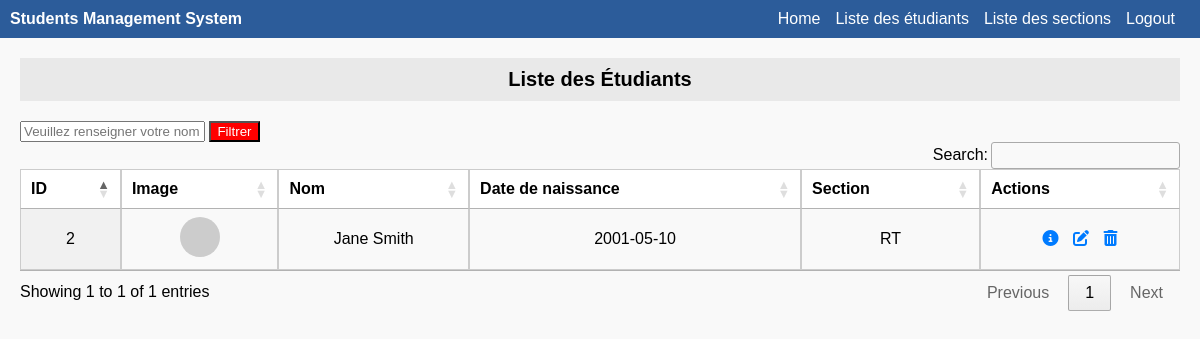
The app's page /views/ex2PDO/StudentList.php?filter_name=Jane Smith (signed in) with its own data.
### tables this page shows
CREATE TABLE Etudiants (
    id INT AUTO_INCREMENT PRIMARY KEY,
    name VARCHAR(100) NOT NULL,
    birthday DATE NOT NULL,
    image VARCHAR(255),  
    section_id INT,
    FOREIGN KEY (section_id) REFERENCES sections(id) ON DELETE SET NULL
);

CREATE TABLE sections (
    id INT AUTO_INCREMENT PRIMARY KEY,
    name VARCHAR(100) NOT NULL UNIQUE
);

### classes/exPDO/EtudiantTable.php (called while the page is built, shortened)
<?php
 class EtudiantTable{
    public static function rechercherfilterByName($name) {
        $connex = DatabaseConnexion::getInstance();
        $req = "SELECT * FROM Etudiants WHERE name LIKE ?";
        $stmt = $connex->prepare($req);
        $stmt->execute(["%$name%"]);
        return $stmt->fetchAll(PDO::FETCH_OBJ);
    }
 }
?>

### classes/exPDO/SectionTable.php (called while the page is built, shortened)
<?php
 class SectionTable{
    public static function rechercherSectionByID($id) {
        if($id != "") {
            $connex = DatabaseConnexion::getInstance();
            $req = "SELECT * FROM Sections WHERE id = ?";
            $res = $connex->prepare($req);
            $res->execute([$id]);
            return $res->fetch(PDO::FETCH_OBJ);
        } else {
            $connex = DatabaseConnexion::getInstance();
            $req = "SELECT * FROM Sections";
            $res = $connex->query($req);
            return $res->fetchAll(PDO::FETCH_OBJ);
        }
    }
 }
?>

### views/ex2PDO/StudentList.php (the view, shortened to what this page needs)
<!DOCTYPE html>
<html lang="en">
<head>
    <link rel="stylesheet" href="https://cdn.datatables.net/1.13.6/css/jquery.dataTables.min.css">
    <link rel="stylesheet" href="https://cdn.datatables.net/buttons/2.4.1/css/buttons.dataTables.min.css">
    <link rel="stylesheet" href="https://cdnjs.cloudflare.com/ajax/libs/font-awesome/6.4.2/css/all.min.css">
</head>
<body>
    <div class="navbar">
        <span><strong>Students Management System</strong></span>
        <a href="MainPage.php">Home</a>
        <a href="StudentList.php">Liste des étudiants</a>
        <a href="SectionList.php">Liste des sections</a>
        <a href="loginpage.php">Logout</a>
    </div>
    <div class="container">
        <div class="title">Liste des Étudiants</div>
        <form method="GET" action="StudentList.php">
    <input type="text" name="filter_name" placeholder="Veuillez renseigner votre nom">
    <button type="submit" style="background-color: red;color:white;">Filtrer</button>
</form>
        <table id="studentsTable" class="display nowrap">
            <thead>
                <tr>
                    <th>ID</th>
                    <th>Image</th>
                    <th>Nom</th>
                    <th>Date de naissance</th>
                    <th>Section</th>
                    <th>Actions</th>
                </tr>
            </thead>
            <tbody>
                <?php
                require_once "../../classes/exPDO/EtudiantTable.php";
                require_once "../../classes/exPDO/SectionTable.php";
                $students = EtudiantTable::rechercherEtudiantByName("");
                if(isset($_GET["filter_name"])){
                    $students=EtudiantTable::rechercherfilterByName($_GET["filter_name"]);
                }
                foreach ($students as $student) {
                    echo "<tr>";
                    echo "<td>{$student->id}</td>";
                    echo "<td><img src='{$student->image}' alt='Profile'></td>";
                    echo "<td>{$student->name}</td>";
                    echo "<td>{$student->birthday}</td>";
                    echo "<td>" . SectionTable::rechercherSectionByID($student->section_id)->name . "</td>";
                    echo "<td class='actions'>  <a href='detailEtudiant.php?name={$student->name}'><i class='fas fa-info-circle'></i></a>";
                    if($_SESSION['role']=='admin'){
                    echo   " <a href='editEtudiant.php?name={$student->name}'><i class='fas fa-edit'></i></a>
                        <a href='StudentList.php?deletename={$student->name}'><i class='fas fa-trash-alt'></i></a>
                    </td>";
                }
                    echo "</tr>";
                }
                ?>
            </tbody>
        </table>
    </div>
</body>
</html>

### views/ex2PDO/StudentList.php (style rules this page uses)
body { font-family: Arial, sans-serif; margin: 0; padding: 0; background-color: #f9f9f9; }
.navbar { background-color: #2c5c9a; padding: 10px; color: white; display: flex; align-items: center; }
.navbar a { color: white; text-decoration: none; margin-right: 15px; }
.container { padding: 20px; }
.title { background-color: #e9e9e9; padding: 10px; font-size: 20px; font-weight: bold; margin-bottom: 20px; text-align: center; }
table { width: 100%; border-collapse: collapse; background: white; }
table th, table td { padding: 10px; border: 1px solid #ccc; text-align: center; }
img { width: 40px; height: 40px; border-radius: 50%; }
.actions a { margin: 0 5px; color: #007bff; text-decoration: none; }

### records on screen
etudiants: id "2", name "Jane Smith", birthday "2001-05-10", section.name "RT"
